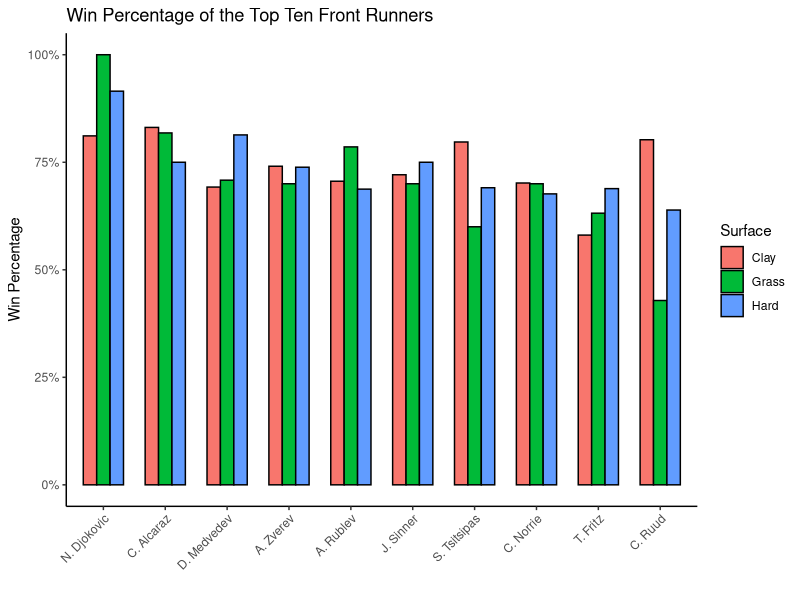
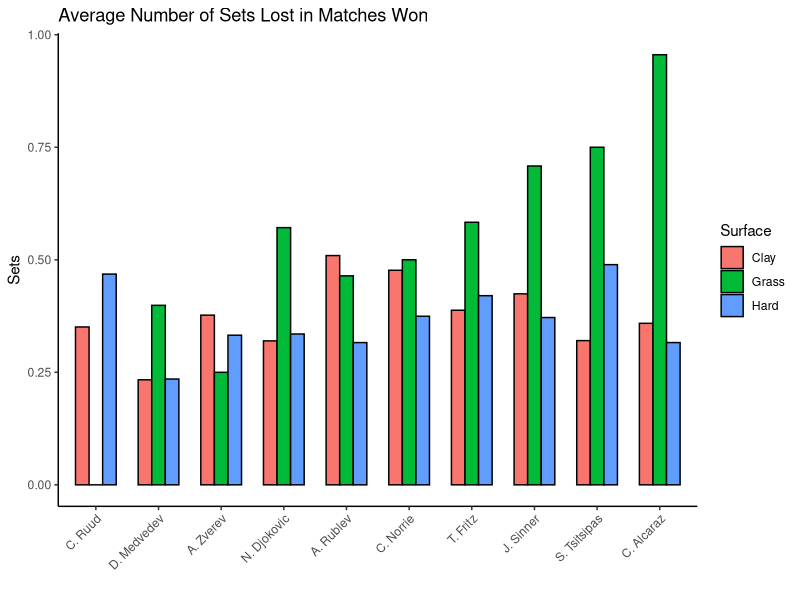

Recreate these plots in R, in order.
## ---- chunk 1
#| echo: false
#| message: false
library(tidyverse)
## ---- chunk 2
#| echo: false
#| warning: false
all_stats_by_year <- read_csv("csvs/all_stats.csv")
all_stats <- all_stats_by_year |>
  summarize(num_wins = sum(num_wins),
            num_losses = sum(num_losses),
            num_upsets = sum(num_upsets),
            num_was_upset = sum(num_was_upset),
            sets_won = sum(sets_won),
            sets_lost = sum(sets_lost),
            avg_sets_lost = mean(avg_sets_lost),
            .by = c(name, surface))

ten_players <- c("alcaraz c.", "medvedev d.", "djokovic n.", "sinner j.", "rublev a.", "norrie c.", "tsitsipas s.", "fritz t.", "ruud c.", "zverev a.")

## ---- chunk 3
#| echo: false
#| warning: false
#| label: graph1
all_stats |>
  mutate(win_percentage = num_wins / (num_wins + num_losses)) |>
  select(name, surface, win_percentage) |>
  filter(name %in% ten_players) |>
  group_by(name) |>
  ggplot(aes(x = reorder(name, -win_percentage), y = win_percentage, fill = surface)) +
  geom_bar(stat = "identity", position = "dodge", color = "black", width = 0.65) +
  theme_classic() +
  theme(axis.text.x = element_text(angle = 45, hjust = 1)) +
  scale_x_discrete(labels = c("N. Djokovic", "C. Alcaraz", "D. Medvedev", "A. Zverev", "A. Rublev", "J. Sinner", "S. Tsitsipas", "C. Norrie", "T. Fritz", "C. Ruud")) +
  scale_y_continuous(labels = scales::percent_format()) +
  labs(x = "", y = "Win Percentage",
       title = "Win Percentage of the Top Ten Front Runners",
       fill = "Surface")
## ---- chunk 4
#| echo: false
#| warning: false
#| label: graph2
#change this graph to "average number of sets lost in matches they've won"
all_stats |>
  select(name, surface, avg_sets_lost) |>
  filter(name %in% ten_players) |>
  group_by(name) |>
  ggplot(aes(x = reorder(name, avg_sets_lost), y = avg_sets_lost, fill = surface)) +
  geom_bar(stat = "identity", position = "dodge", color = "black", width = 0.65) +
  theme_classic() +
  theme(axis.text.x = element_text(angle = 45, hjust = 1)) +
  scale_x_discrete(labels = c("C. Ruud", "D. Medvedev", "A. Zverev", "N. Djokovic", "A. Rublev", "C. Norrie", "T. Fritz", "J. Sinner", "S. Tsitsipas", "C. Alcaraz")) +
  labs(x = "", y = "Sets",
       title = "Average Number of Sets Lost in Matches Won",
       fill = "Surface")
